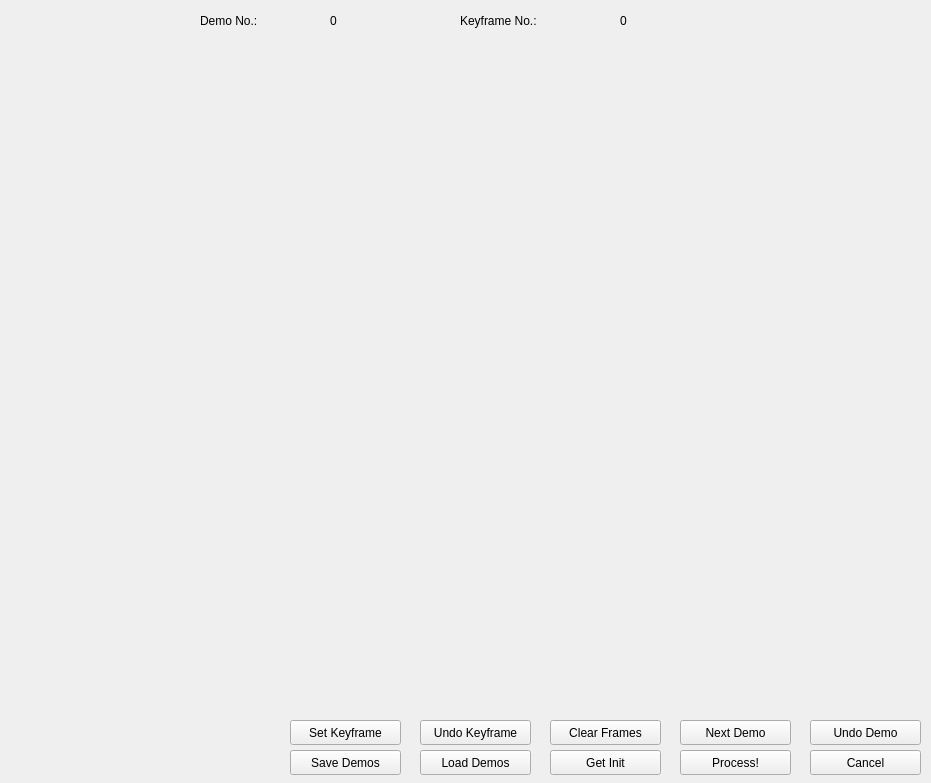
<?xml version="1.0" encoding="UTF-8"?>
<ui version="4.0">
 <class>Form</class>
 <widget class="QWidget" name="Form">
  <property name="geometry">
   <rect>
    <x>0</x>
    <y>0</y>
    <width>931</width>
    <height>783</height>
   </rect>
  </property>
  <property name="windowTitle">
   <string>Form</string>
  </property>
  <widget class="QLabel" name="video">
   <property name="geometry">
    <rect>
     <x>10</x>
     <y>40</y>
     <width>911</width>
     <height>671</height>
    </rect>
   </property>
   <property name="text">
    <string/>
   </property>
  </widget>
  <widget class="QPushButton" name="set_keyframe">
   <property name="geometry">
    <rect>
     <x>290</x>
     <y>720</y>
     <width>111</width>
     <height>25</height>
    </rect>
   </property>
   <property name="text">
    <string>Set Keyframe</string>
   </property>
  </widget>
  <widget class="QPushButton" name="save_demos">
   <property name="geometry">
    <rect>
     <x>290</x>
     <y>750</y>
     <width>111</width>
     <height>25</height>
    </rect>
   </property>
   <property name="text">
    <string>Save Demos</string>
   </property>
  </widget>
  <widget class="QPushButton" name="clear_keyframes">
   <property name="geometry">
    <rect>
     <x>550</x>
     <y>720</y>
     <width>111</width>
     <height>25</height>
    </rect>
   </property>
   <property name="text">
    <string>Clear Frames</string>
   </property>
  </widget>
  <widget class="QPushButton" name="cancel">
   <property name="geometry">
    <rect>
     <x>810</x>
     <y>750</y>
     <width>111</width>
     <height>25</height>
    </rect>
   </property>
   <property name="text">
    <string>Cancel</string>
   </property>
  </widget>
  <widget class="QPushButton" name="next_demo">
   <property name="geometry">
    <rect>
     <x>680</x>
     <y>720</y>
     <width>111</width>
     <height>25</height>
    </rect>
   </property>
   <property name="text">
    <string>Next Demo</string>
   </property>
  </widget>
  <widget class="QPushButton" name="process_data">
   <property name="geometry">
    <rect>
     <x>680</x>
     <y>750</y>
     <width>111</width>
     <height>25</height>
    </rect>
   </property>
   <property name="text">
    <string>Process!</string>
   </property>
  </widget>
  <widget class="QPushButton" name="get_init">
   <property name="geometry">
    <rect>
     <x>550</x>
     <y>750</y>
     <width>111</width>
     <height>25</height>
    </rect>
   </property>
   <property name="text">
    <string>Get Init</string>
   </property>
  </widget>
  <widget class="QLabel" name="demo_label">
   <property name="geometry">
    <rect>
     <x>200</x>
     <y>10</y>
     <width>131</width>
     <height>21</height>
    </rect>
   </property>
   <property name="text">
    <string>Demo No.:</string>
   </property>
  </widget>
  <widget class="QLabel" name="keyframe_label">
   <property name="geometry">
    <rect>
     <x>460</x>
     <y>10</y>
     <width>161</width>
     <height>21</height>
    </rect>
   </property>
   <property name="text">
    <string>Keyframe No.:</string>
   </property>
  </widget>
  <widget class="QLabel" name="demo_num">
   <property name="geometry">
    <rect>
     <x>330</x>
     <y>10</y>
     <width>131</width>
     <height>21</height>
    </rect>
   </property>
   <property name="text">
    <string>0</string>
   </property>
  </widget>
  <widget class="QLabel" name="keyframe_num">
   <property name="geometry">
    <rect>
     <x>620</x>
     <y>10</y>
     <width>131</width>
     <height>21</height>
    </rect>
   </property>
   <property name="text">
    <string>0</string>
   </property>
  </widget>
  <widget class="QPushButton" name="undo_demo">
   <property name="geometry">
    <rect>
     <x>810</x>
     <y>720</y>
     <width>111</width>
     <height>25</height>
    </rect>
   </property>
   <property name="text">
    <string>Undo Demo</string>
   </property>
  </widget>
  <widget class="QPushButton" name="undo_keyframe">
   <property name="geometry">
    <rect>
     <x>420</x>
     <y>720</y>
     <width>111</width>
     <height>25</height>
    </rect>
   </property>
   <property name="text">
    <string>Undo Keyframe</string>
   </property>
  </widget>
  <widget class="QPushButton" name="load_demos">
   <property name="geometry">
    <rect>
     <x>420</x>
     <y>750</y>
     <width>111</width>
     <height>25</height>
    </rect>
   </property>
   <property name="text">
    <string>Load Demos</string>
   </property>
  </widget>
 </widget>
 <resources/>
 <connections/>
</ui>
